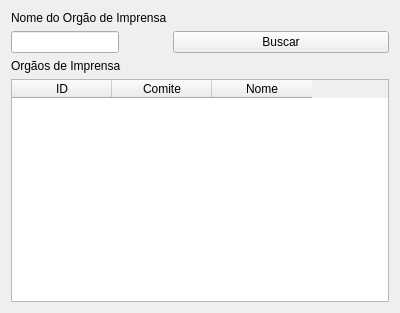
<?xml version="1.0" encoding="UTF-8"?>
<ui version="4.0">
 <class>Form</class>
 <widget class="QWidget" name="Form">
  <property name="geometry">
   <rect>
    <x>0</x>
    <y>0</y>
    <width>400</width>
    <height>313</height>
   </rect>
  </property>
  <property name="windowTitle">
   <string>Buscar Orgão de Imprensa</string>
  </property>
  <layout class="QFormLayout" name="formLayout">
   <item row="0" column="0">
    <widget class="QLabel" name="label">
     <property name="text">
      <string>Nome do Orgão de Imprensa</string>
     </property>
    </widget>
   </item>
   <item row="1" column="0">
    <widget class="QLineEdit" name="qlinenome">
     <property name="maxLength">
      <number>50</number>
     </property>
    </widget>
   </item>
   <item row="1" column="1">
    <widget class="QPushButton" name="qsbutton">
     <property name="text">
      <string>Buscar</string>
     </property>
    </widget>
   </item>
   <item row="2" column="0">
    <widget class="QLabel" name="label_2">
     <property name="text">
      <string>Orgãos de Imprensa</string>
     </property>
    </widget>
   </item>
   <item row="4" column="0" colspan="2">
    <widget class="QTableWidget" name="qtable">
     <column>
      <property name="text">
       <string>ID</string>
      </property>
     </column>
     <column>
      <property name="text">
       <string>Comite</string>
      </property>
     </column>
     <column>
      <property name="text">
       <string>Nome</string>
      </property>
     </column>
    </widget>
   </item>
  </layout>
 </widget>
 <resources/>
 <connections/>
</ui>
